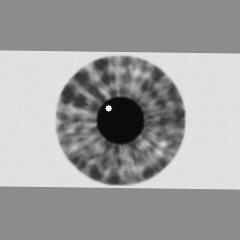
#> input picture sample_data/student_seed100_eye_1.png, 240 x 240 px
$ python -i iris_service.py   (imports and definitions only)   (older library calls are emulated)
#> lines starting #> are read from the running program, lines starting #| are printed output that depends on the picture
#> further down, picture is the input picture: shape (240, 240, 3); min 4, max 250, mean 158.8
"""Iris module: eye detection -> segmentation -> quality -> normalisation (Daugman rubber sheet)
-> Gabor encoding (binary iris code) -> Hamming-distance matching with rotation compensation."""
import cv2
import numpy as np

_eye_cascade = cv2.CascadeClassifier(cv2.data.haarcascades + "haarcascade_eye.xml")
ROWS, COLS = 32, 128
CODE_SHAPE = (ROWS, COLS, 2)
N_BITS = ROWS * COLS * 2
MAX_SHIFT = 8
_gabor = [cv2.getGaborKernel((11, 11), 3.0, 0, 8.0, 1.0, psi, ktype=cv2.CV_32F) for psi in (0.0, np.pi / 2)]


# ------------------------------------------------------------------ eye detection
def detect_eyes(bgr, face_box=None):
    """Return list of (crop_bgr, side) for eyes found. Looks in the upper face if a face box is given."""
    ox = oy = 0
    region = bgr
    if face_box is not None:
        x, y, w, h = face_box
        region = bgr[y: y + int(h * 0.6), x: x + w]
        ox, oy = x, y
    gray = cv2.equalizeHist(cv2.cvtColor(region, cv2.COLOR_BGR2GRAY))
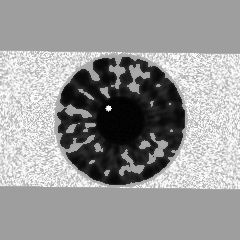
#> gray: shape (240, 240); min 0, max 255, mean 153.5
    eyes = _eye_cascade.detectMultiScale(gray, 1.1, 5, minSize=(20, 20))
#> eyes = ()
    out = []
    for (ex, ey, ew, eh) in sorted(eyes, key=lambda e: e[0])[:2]:
        crop = region[ey: ey + eh, ex: ex + ew]
        side = "L" if (ex + ew / 2) < region.shape[1] / 2 else "R"
        out.append((crop, side))
#> this loop made 0 passes
#> after the loop, out = []
    return out


# ------------------------------------------------------------------ segmentation
# [134 lines left out: functions _circle_mean, segment_iris, quality_check, normalize, encode, generate_template and 1 more, not called in this run]


def hd_to_score(hd, threshold=0.35, k=30.0):
    """Calibrated confidence in [0,1]; equals 0.5 at the HD threshold."""
    return float(1.0 / (1.0 + np.exp((hd - threshold) * k)))

>>> import cv2
>>> picture = cv2.imread('../../../sample_data/student_seed100_eye_1.png')
>>> result = detect_eyes(picture)
#> result = []

$ run again, on sample_data/student_seed100_eye_2.png
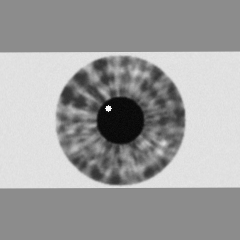
#> input picture sample_data/student_seed100_eye_2.png, 240 x 240 px
#> picture is the input picture: shape (240, 240, 3); min 4, max 250, mean 158.8
#> in detect_eyes, `gray = cv2.equalizeHist(cv2.cvtColor(region, cv2.COLOR_BGR2GRAY))`:
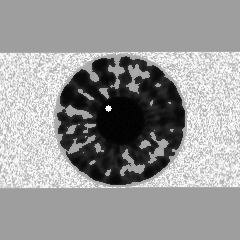
#> gray: shape (240, 240); min 0, max 255, mean 153.5
#> eyes = ()
#> after the loop in detect_eyes, `for (ex, ey, ew, eh) in sorted(eyes, key=lambda e: e[0])[:2]:`: out = []
